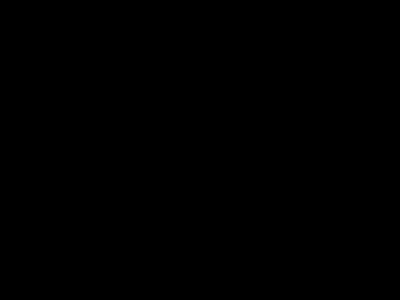
Frame 1 (no input)
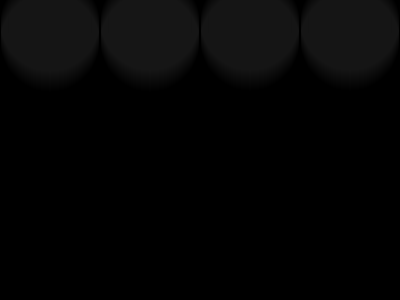
Frame 60 (no input)
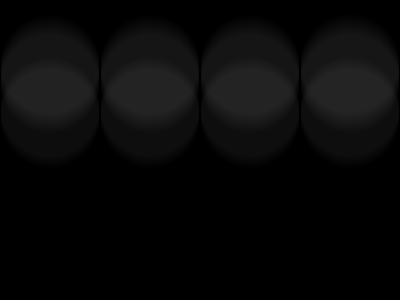
Frame 120 (the mouse pressed at the canvas centre since frame 60)

The p5.js sketch that drew these frames (run headless with seeded random() and noise() and a simulated clock; from frame 60 on, the mouse is pressed at the canvas centre):

// p5.js sketch
// ── sketch.js
let obj1 = {
  x: 0,
  y: 0,
}
let obj2 = {
  x: 100,
  y: 0,
}
let obj3 = {
  x: 200,
  y: 0,
}
let obj4 = {
  x: 300,
  y: 0,
}
let a_gray = 0;
let a_alpha = 1;

function setup() {
  createCanvas(400, 300);
  noStroke();
  background(0);
}

function mousePressed() {
  background(0);
}

function draw() {
  draw_ob(obj1);
  draw_ob(obj2);
  draw_ob(obj3);
  draw_ob(obj4);
}

function draw_ob(ob) {
  fill(a_gray, a_alpha);
  circle(ob.x + 50, ob.y, 100);

  ob.y = (ob.y + 1) % (height + 0);

  a_gray = (a_gray + 1.5) % 255;
  // a_gray = (a_gray + 0.5) % 255;
}

// https://editor.p5js.org/jht1493/sketches/G2sHkNwFo
// 2.2 - variable edge draw_obj 3 alpha 1 gray 0

// https://editor.p5js.org/jht1493/sketches/nFRMBGVaU
// 2.2 - variable edge draw_obj 3 alpha 1

// https://editor.p5js.org/jht1493/sketches/58CvXXSE8
// 2.2 - variable edge draw_obj 3 alpha 5

// https://editor.p5js.org/jht1493/sketches/GJWDvxs6d
// 2.2 - variable edge draw_obj 3 alpha

// https://editor.p5js.org/jht1493/sketches/g_NFzcbcq
// 2.2 - variable edge draw_obj 3

// https://editor.p5js.org/jht1493/sketches/nDGl7usRr
// 2.2 - variable edge draw_obj

// https://editor.p5js.org/jht1493/sketches/y98Qq3YM9
// 2.2 - variable edge obj 2

// https://editor.p5js.org/jht1493/sketches/Kik0LOIug
// 2.2 - variable edge obj

// https://editor.p5js.org/jht1493/sketches/I69gHq4bl
// p5js Code! - 2.2 - variable edge full

// https://editor.p5js.org/jht1493/sketches/PEuN_WPty
// p5js Code! - 2.2 - make your own variable edge

// https://editor.p5js.org/jht1493/sketches/HtESWWNTa
// p5js Code! - 2.2 - make your own variable remainder

// Make Your Own (Make Your Own Variable)
// Code! Programming with p5.js
// The Coding Train / Daniel Shiffman
// https://thecodingtrain.com/beginners/p5js/2.2-make-your-own.html
// https://youtu.be/dRhXIIFp-ys

// Make Your Own Variable: https://editor.p5js.org/codingtrain/sketches/xPXNdPy17
// Growing Circle Exercise: https://editor.p5js.org/codingtrain/sketches/ehbMJ-otC
